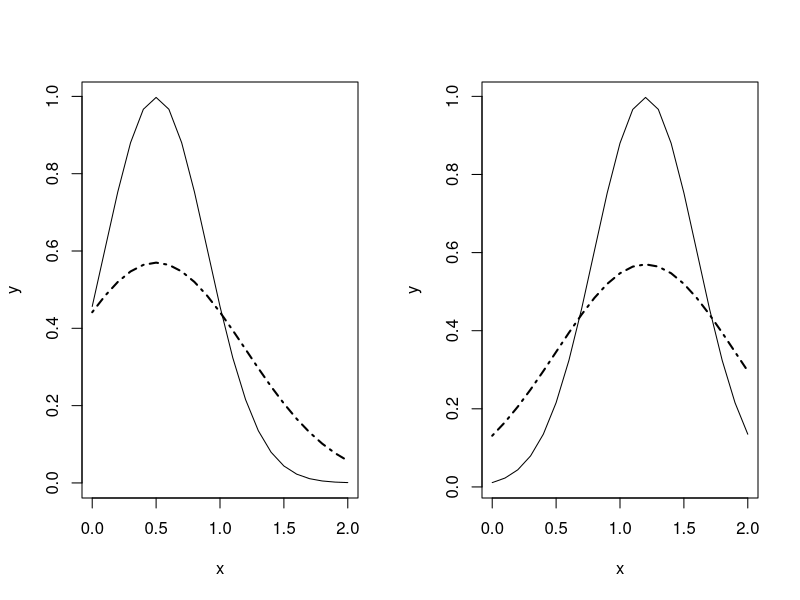

Reproduce this figure in R.
# page number: 170

y <- list()
p <- function(i){
	y = c(y,(w[i]+1)/(win[i]+lose[i]+2))
}

p_machine <- c(1,1,2,1,1,1,1,1,2,2)
p_result <- c("w","l","l","l","w","l","l","l","w","l")

win<-list()
lose<-list()
suppressWarnings({
  for(i in p_machine){
    if(i == 1){
      win = c(win, length(win)+1)
    }else{
      lose = c(lose, length(lose)+1)
    }
  }
  print(win)
  print(lose)
  
  par(mfrow=c(1,2))
  x <- seq(0, 2, 0.1)
  y <- dnorm(x, mean = 0.5, sd = 0.4)
  plot(x,y,type='l')
  y <- dnorm(x, mean = 0.5, sd = 0.7)
  lines(x, y, lty = 4 , lwd=2)
  
  x <- seq(0, 2, 0.1)
  y <- dnorm(x, mean = 1.2, sd = 0.4)
  plot(x,y,type='l')
  y <- dnorm(x, mean = 1.2, sd = 0.7)
  lines(x, y, lty = 4 , lwd=2)
})
